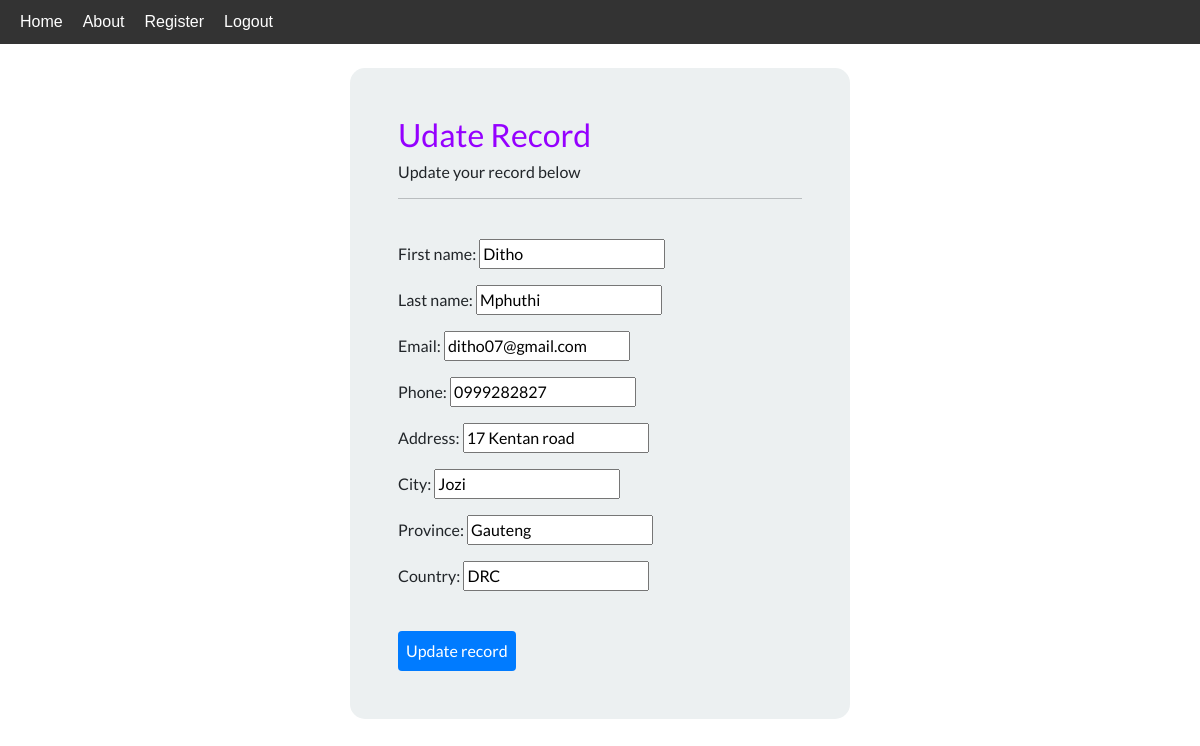
The app's page /update-record/1 (signed in) with its own data.
### webapp2/models.py (models this page shows, shortened)
class Record(models.Model):
    date_created = models.DateTimeField(auto_now_add=True)
    first_name = models.CharField(max_length=100)
    last_name = models.CharField(max_length=100)
    email = models.CharField(max_length=25)
    phone = models.CharField(max_length=11)
    address = models.CharField(max_length=250)
    city = models.CharField(max_length=12)
    province = models.CharField(max_length=12)
    country = models.CharField(max_length=50, default='Unknown')

### webapp2/views.py (the view)
# urls.py: path('update-record/<int:pk>', views.update_record, name="update-record"),
@login_required(login_url='my-login')
def update_record(request, pk):
    record = Record.objects.get(id=pk)
    form = UpdateRecordForm(instance=record)
    if request.method == "POST":
        form = UpdateRecordForm(request.POST, instance=record)
        if form.is_valid():
            form.save()
            return redirect('dashboard')
    context = {'form':form}
    return render(request, 'webapp2/update-record.html', context)

### webapp2/forms.py
class UpdateRecordForm(forms.ModelForm):
    class Meta:
        model = Record
        fields = ['first_name', 'last_name', 'email','phone', 'address', 'city', 'province', 'country']

### webapp2/templates/webapp2/update-record.html (shortened to what this page needs)
{% extends 'webapp2/base.html' %}
{% block content %}
    <body>
        <div class="container bg-light shadow-md p-5 form-layout">
            <h3> Udate Record </h3>
            <h6> Update your record below </h6>
            <hr>
            <br>
            <form method="POST" autocomplete="off">
                {{form.as_p}}
                <br>
                <button type="'submit" class="btn btn_primary width-100 p-2"> Update record  </button>
            </form>
        </div>
    </body>
{% endblock %}

### static/css/styles.css (style rules this page uses)
h3 { color: rgb(149, 0, 255); }
.form-layout { border-radius: 15px; width: 500px; }
.btn { padding: 12px 24px; border-radius: 4px; font-size: 16px; color: #fff; background-color: #007bff; border: none; cursor: pointer; }

### webapp2/templates/webapp2/nav-bar.html (style rules this page uses)
body { margin: 0; padding: 0; }

### records on screen
Record: first_name "Ditho", last_name "Mphuthi", email "ditho07@gmail.com", phone "0999282827", address "17 Kentan road", city "Jozi", province "Gauteng", country "DRC"
